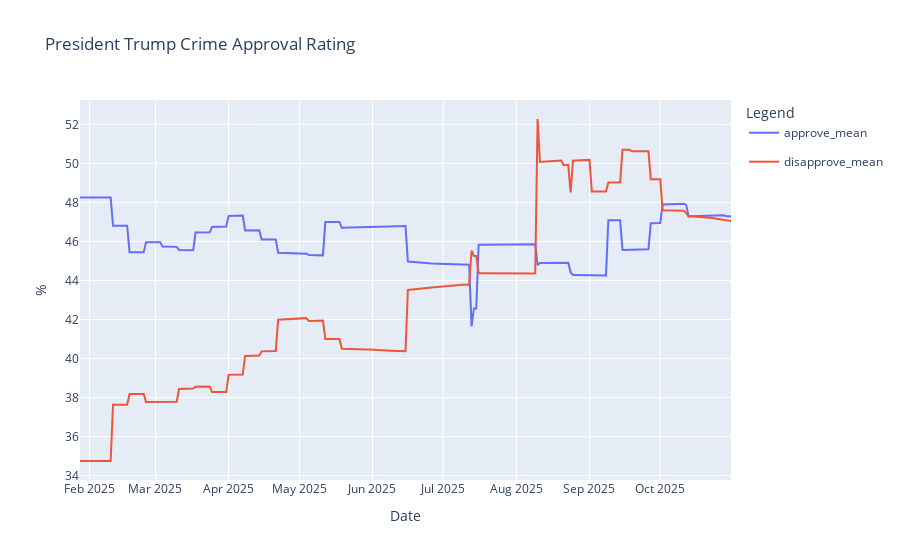

The cell this chart's notebook holds for it:
### Code cell
line = px.line(approval_avg_crime, x='Date', y=['approve_mean', 'disapprove_mean'])
line.update_traces(hovertemplate=None)
line.update_layout(hovermode='x unified')
fig = go.Figure(data=line.data)
fig.update_layout(
    title='President Trump Crime Approval Rating',
    xaxis_title='Date',
    yaxis_title='%',
    legend_title='Legend',
    hovermode='x unified'
)
fig.show()

### Figure 1 — Plotly figure (JSON) as saved in the notebook; plotly's stock layout.template omitted (floating-point values rounded to 4 significant figures; data arrays with more than 128 entries replaced by an {"elided": "..."} marker saying what was removed)
{"data": [{"legendgroup": "approve_mean", "line": {"color": "#636efa", "dash": "solid"}, "marker": {"symbol": "circle"}, "mode": "lines", "name": "approve_mean", "orientation": "v", "showlegend": true, "type": "scatter", "x": {"elided": "277 str values"}, "xaxis": "x", "y": {"elided": "277 float values"}, "yaxis": "y"}, {"legendgroup": "disapprove_mean", "line": {"color": "#EF553B", "dash": "solid"}, "marker": {"symbol": "circle"}, "mode": "lines", "name": "disapprove_mean", "orientation": "v", "showlegend": true, "type": "scatter", "x": {"elided": "277 str values"}, "xaxis": "x", "y": {"elided": "277 float values"}, "yaxis": "y"}], "layout": {"hovermode": "x unified", "legend": {"title": {"text": "Legend"}}, "title": {"text": "President Trump Crime Approval Rating"}, "xaxis": {"title": {"text": "Date"}}, "yaxis": {"title": {"text": "%"}}}}
